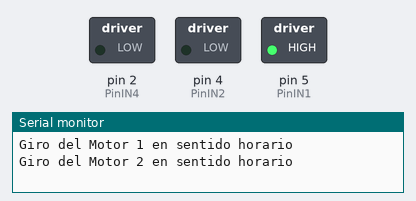
Simulated run of this sketch. Board: Arduino Uno, built with avr-gcc and run on an emulated ATmega328P. Parts: switched loads named in the sketch (green lamp = pin HIGH), the last lines printed to the serial monitor. Pins used as bus, display or sensor lines are not drawn.

Above: at 0.5 s.
At 1.5 s:
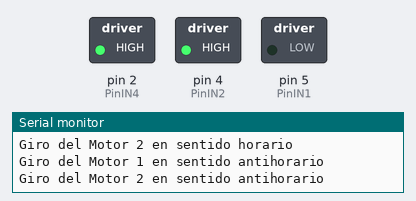
At 5.5 s:
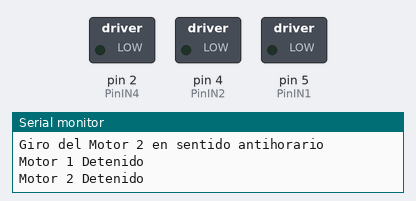
Timing chart, 0 to 7.0 s (numbered marks = the images above):
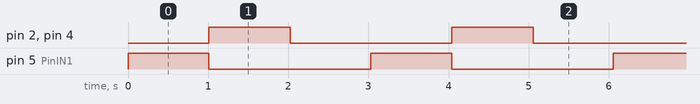

The sketch:

Puente_H_dos_motores_andando.ino
```cpp
int PinIN1 = 5;
int PinIN2 = 4;
int PinIN3 = 0;
int PinIN4 = 2;


void setup() {
  // inicializar la comunicación serial a 9600 bits por segundo:
  Serial.begin(9600);
  // configuramos los pines como salida
  pinMode(PinIN1, OUTPUT);
  pinMode(PinIN2, OUTPUT);
  pinMode(PinIN3, OUTPUT);
  pinMode(PinIN4, OUTPUT);
}

void loop() {

  MotorHorario1();
  Serial.println("Giro del Motor 1 en sentido horario");
  MotorHorario2();
  Serial.println("Giro del Motor 2 en sentido horario");
  delay(1000);

  MotorAntihorario1();
  Serial.println("Giro del Motor 1 en sentido antihorario");
  MotorAntihorario2();
  Serial.println("Giro del Motor 2 en sentido antihorario");
  delay(1000);

  MotorStop1();
  Serial.println("Motor 1 Detenido");
  MotorStop2();
  Serial.println("Motor 2 Detenido");
  delay(1000);

}

void MotorHorario1()
{
  digitalWrite (PinIN1, HIGH);
  digitalWrite (PinIN2, LOW);
}
void MotorAntihorario1()
{
  digitalWrite (PinIN1, LOW);
  digitalWrite (PinIN2, HIGH);
}

void MotorStop1()
{
  digitalWrite (PinIN1, LOW);
  digitalWrite (PinIN2, LOW);
}

void MotorHorario2()
{
  digitalWrite (PinIN3, HIGH);
  digitalWrite (PinIN4, LOW);
}
void MotorAntihorario2()
{
  digitalWrite (PinIN3, LOW);
  digitalWrite (PinIN4, HIGH);
}

void MotorStop2()
{
  digitalWrite (PinIN3, LOW);
  digitalWrite (PinIN4, LOW);
}
```

Measured:
- by itself, pin 2 (PinIN4), pin 4 (PinIN2), pin 5 (PinIN1): alternates HIGH for 1.0 s and LOW for 2.0 s
- by itself, everything shown: repeats every 3.0 s, in 3 steps
